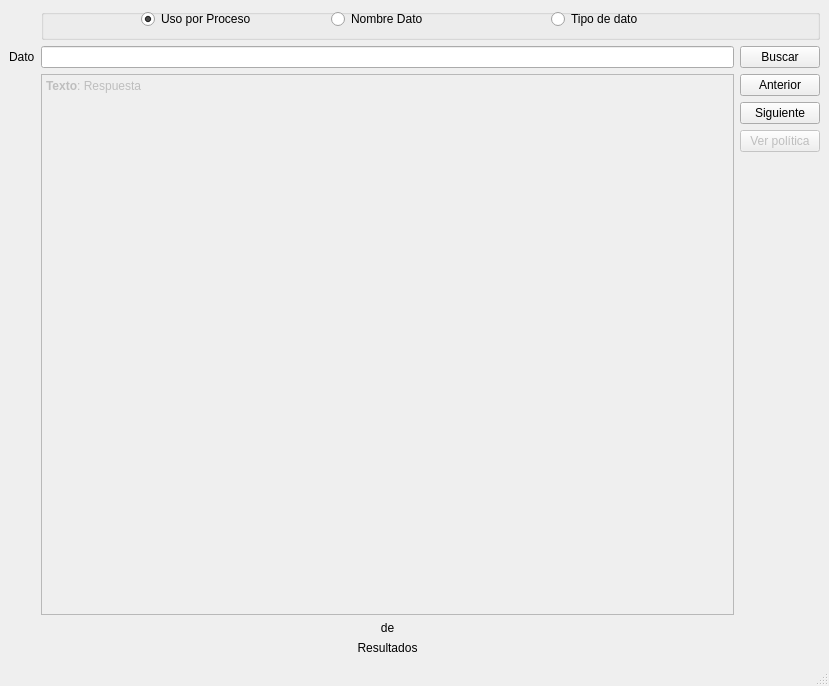
<?xml version="1.0" encoding="UTF-8"?>
<ui version="4.0">
 <class>MainWindow</class>
 <widget class="QMainWindow" name="MainWindow">
  <property name="geometry">
   <rect>
    <x>0</x>
    <y>0</y>
    <width>829</width>
    <height>686</height>
   </rect>
  </property>
  <property name="font">
   <font>
    <pointsize>9</pointsize>
   </font>
  </property>
  <property name="windowTitle">
   <string>MainWindow</string>
  </property>
  <widget class="QWidget" name="centralwidget">
   <layout class="QVBoxLayout" name="verticalLayout">
    <item>
     <layout class="QGridLayout" name="gridLayout">
      <item row="9" column="1" colspan="2">
       <widget class="QLabel" name="label_2">
        <property name="sizePolicy">
         <sizepolicy hsizetype="Minimum" vsizetype="Fixed">
          <horstretch>0</horstretch>
          <verstretch>0</verstretch>
         </sizepolicy>
        </property>
        <property name="font">
         <font>
          <pointsize>9</pointsize>
         </font>
        </property>
        <property name="text">
         <string>Resultados</string>
        </property>
        <property name="alignment">
         <set>Qt::AlignCenter</set>
        </property>
       </widget>
      </item>
      <item row="3" column="3">
       <widget class="QPushButton" name="btnSearch">
        <property name="sizePolicy">
         <sizepolicy hsizetype="Maximum" vsizetype="Fixed">
          <horstretch>0</horstretch>
          <verstretch>0</verstretch>
         </sizepolicy>
        </property>
        <property name="text">
         <string>Buscar</string>
        </property>
       </widget>
      </item>
      <item row="3" column="0">
       <widget class="QLabel" name="label">
        <property name="sizePolicy">
         <sizepolicy hsizetype="Maximum" vsizetype="Preferred">
          <horstretch>0</horstretch>
          <verstretch>0</verstretch>
         </sizepolicy>
        </property>
        <property name="font">
         <font>
          <pointsize>9</pointsize>
         </font>
        </property>
        <property name="text">
         <string>Dato</string>
        </property>
       </widget>
      </item>
      <item row="2" column="1" colspan="3">
       <widget class="QGroupBox" name="groupBox">
        <property name="sizePolicy">
         <sizepolicy hsizetype="Preferred" vsizetype="Fixed">
          <horstretch>0</horstretch>
          <verstretch>0</verstretch>
         </sizepolicy>
        </property>
        <property name="title">
         <string/>
        </property>
        <property name="flat">
         <bool>false</bool>
        </property>
        <property name="checkable">
         <bool>false</bool>
        </property>
        <widget class="QRadioButton" name="radioProcess">
         <property name="geometry">
          <rect>
           <x>100</x>
           <y>0</y>
           <width>171</width>
           <height>20</height>
          </rect>
         </property>
         <property name="cursor">
          <cursorShape>ArrowCursor</cursorShape>
         </property>
         <property name="text">
          <string>Uso por Proceso</string>
         </property>
         <property name="checked">
          <bool>true</bool>
         </property>
        </widget>
        <widget class="QRadioButton" name="radioName">
         <property name="geometry">
          <rect>
           <x>290</x>
           <y>0</y>
           <width>211</width>
           <height>20</height>
          </rect>
         </property>
         <property name="text">
          <string>Nombre Dato</string>
         </property>
        </widget>
        <widget class="QRadioButton" name="radioDataType">
         <property name="geometry">
          <rect>
           <x>510</x>
           <y>0</y>
           <width>181</width>
           <height>20</height>
          </rect>
         </property>
         <property name="text">
          <string>Tipo de dato</string>
         </property>
        </widget>
       </widget>
      </item>
      <item row="4" column="1" rowspan="4" colspan="2">
       <widget class="QTextEdit" name="textEdit">
        <property name="enabled">
         <bool>false</bool>
        </property>
        <property name="sizePolicy">
         <sizepolicy hsizetype="Minimum" vsizetype="MinimumExpanding">
          <horstretch>0</horstretch>
          <verstretch>0</verstretch>
         </sizepolicy>
        </property>
        <property name="html">
         <string>&lt;!DOCTYPE HTML PUBLIC &quot;-//W3C//DTD HTML 4.0//EN&quot; &quot;http://www.w3.org/TR/REC-html40/strict.dtd&quot;&gt;
&lt;html&gt;&lt;head&gt;&lt;meta name=&quot;qrichtext&quot; content=&quot;1&quot; /&gt;&lt;style type=&quot;text/css&quot;&gt;
p, li { white-space: pre-wrap; }
&lt;/style&gt;&lt;/head&gt;&lt;body style=&quot; font-family:'MS Shell Dlg 2'; font-size:9pt; font-weight:400; font-style:normal;&quot;&gt;
&lt;p style=&quot; margin-top:0px; margin-bottom:0px; margin-left:0px; margin-right:0px; -qt-block-indent:0; text-indent:0px;&quot;&gt;&lt;span style=&quot; font-weight:600;&quot;&gt;Texto&lt;/span&gt;: Respuesta&lt;/p&gt;&lt;/body&gt;&lt;/html&gt;</string>
        </property>
        <property name="overwriteMode">
         <bool>false</bool>
        </property>
       </widget>
      </item>
      <item row="5" column="3">
       <widget class="QPushButton" name="btnNext">
        <property name="text">
         <string>Siguiente</string>
        </property>
       </widget>
      </item>
      <item row="4" column="3">
       <widget class="QPushButton" name="btnBack">
        <property name="text">
         <string>Anterior</string>
        </property>
       </widget>
      </item>
      <item row="3" column="1" colspan="2">
       <widget class="QLineEdit" name="txtWord">
        <property name="sizePolicy">
         <sizepolicy hsizetype="Preferred" vsizetype="Fixed">
          <horstretch>0</horstretch>
          <verstretch>0</verstretch>
         </sizepolicy>
        </property>
        <property name="font">
         <font>
          <pointsize>9</pointsize>
         </font>
        </property>
       </widget>
      </item>
      <item row="6" column="3">
       <widget class="QPushButton" name="btnPolicy">
        <property name="enabled">
         <bool>false</bool>
        </property>
        <property name="text">
         <string>Ver política</string>
        </property>
       </widget>
      </item>
      <item row="8" column="1" colspan="2">
       <widget class="QLabel" name="lblPagination">
        <property name="sizePolicy">
         <sizepolicy hsizetype="Preferred" vsizetype="Fixed">
          <horstretch>0</horstretch>
          <verstretch>0</verstretch>
         </sizepolicy>
        </property>
        <property name="text">
         <string>de</string>
        </property>
        <property name="alignment">
         <set>Qt::AlignCenter</set>
        </property>
       </widget>
      </item>
     </layout>
    </item>
   </layout>
  </widget>
  <widget class="QMenuBar" name="menubar">
   <property name="geometry">
    <rect>
     <x>0</x>
     <y>0</y>
     <width>829</width>
     <height>26</height>
    </rect>
   </property>
  </widget>
  <widget class="QStatusBar" name="statusbar"/>
 </widget>
 <resources/>
 <connections/>
</ui>
